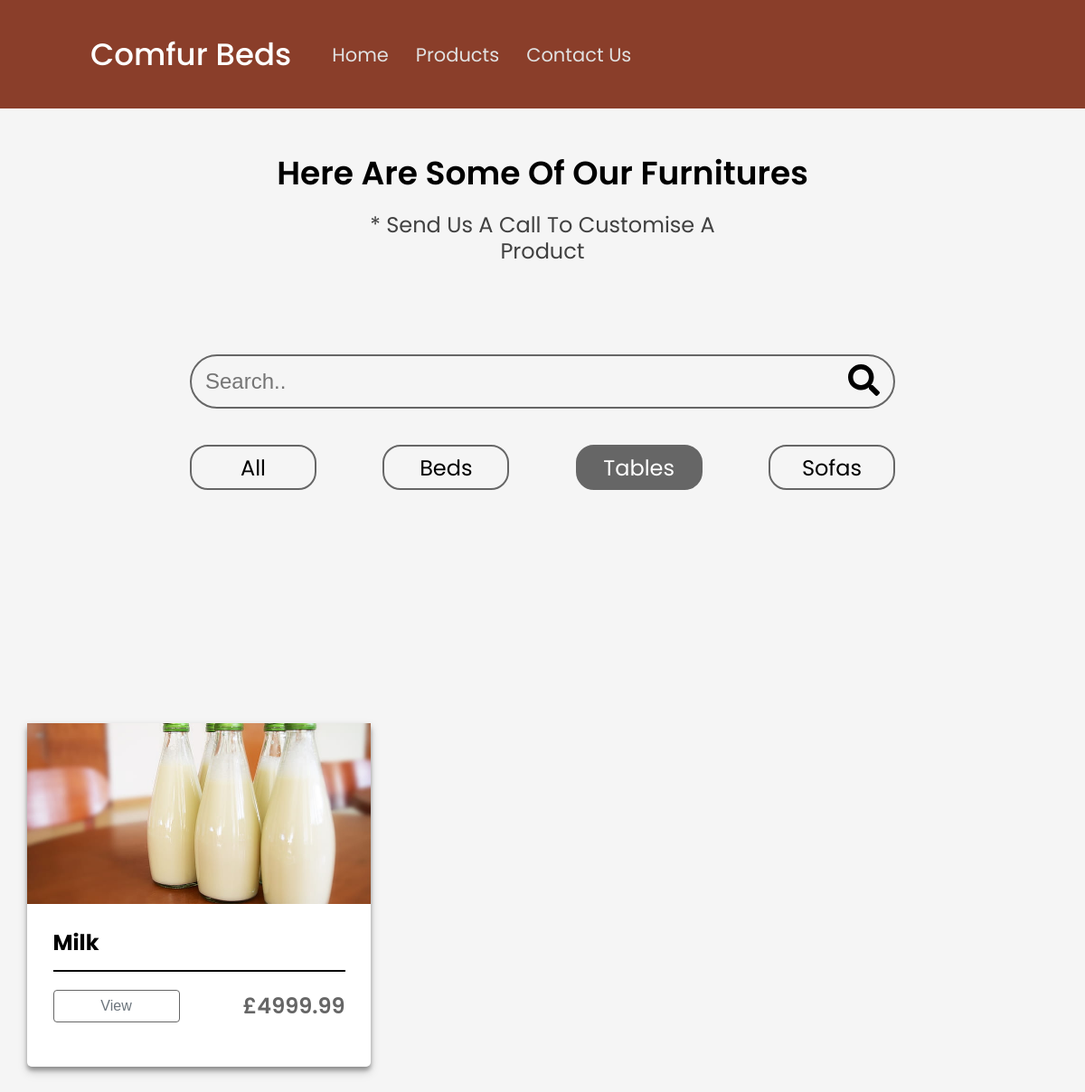
The page /products/table/ on the database its author committed.
### product/models.py (models this page shows, shortened)
class Product(models.Model):
    thumbnail = models.ImageField(upload_to="product_thumbnails")
    cover = models.ImageField(upload_to="product_covers")
    sub_cover1 = models.ImageField(
        upload_to="cub_covers", blank=True, null=True)
    sub_cover2 = models.ImageField(
        upload_to="cub_covers", blank=True, null=True)
    sub_cover3 = models.ImageField(
        upload_to="cub_covers", blank=True, null=True)
    sub_cover4 = models.ImageField(
        upload_to="cub_covers", blank=True, null=True)
    name = models.CharField(max_length=40)
    category = models.CharField(max_length=40, choices=CATEGORY_CHOICES)
    quality_one = models.CharField(
        max_length=100, default="", blank=True)
    quality_two = models.CharField(
        max_length=100, default="", blank=True)
    decription = models.TextField()
    price = models.DecimalField(decimal_places=2, max_digits=10000)
    width = models.IntegerField()
    height = models.IntegerField()
    length = models.IntegerField(blank=True, null=True)
    slug = models.SlugField(
        default="please-input-in-this-format", max_length=100)

### product/views.py (the view)
# urls.py: path("table/", views.ProductTableListView.as_view(), name="table"),
class ProductTableListView(ListView):
    template_name = "product/product_table.html"
    queryset = Product.objects.filter(category="Tables")
    def get_context_data(self, **kwargs):
        context = super().get_context_data(**kwargs)
        context['filter'] = ProductFilter(
            self.request.GET, queryset=self.get_queryset())
        return context

### templates/product/product_table.html (shortened to what this page needs)
{% extends 'base.html' %}
{% load static %}
  {% block head %}
  <link rel="stylesheet" href="{% static 'product/product.css' %}">
  {% endblock %}
  {% block content %}
  <div class="container">
    <div class="s1">
      <h2 class="s1-title">Here Are Some Of Our Furnitures</h2>
      <p class="s1-sub-title">* Send Us A Call To Customise A Product</p>
      <form method="GET"> {% csrf_token %}
        <div class="search-bar">
          {{ filter.form }}
          <button type="submit" class="search-btn"><img src="{% static 'product/imgs/search.svg' %}" alt="Mag" class="mag"></button>
        </div>
      </form>
      <div class="categories">
        <a href="{% url 'product' %}"><div class="all category-btn"><p class="category-test">All</p></div></a>
        <a href="{% url 'bed' %}"><div class="first_class category-btn"><p class="category-test">Beds</p></div></a>
        <a href="{% url 'table' %}"><div class="executive active-btn category-btn"><p class="category-test">Tables</p></div></a>
        <a href="{% url 'sofa' %}"><div class="business category-btn"><p class="category-test">Sofas</p></div></a>
      </div>
    </div>
    <div class="s2">
      <div class="card-group">
        {% for product in filter.qs %}
        <div class="card">
          <img src="{{ product.thumbnail.url }}" alt="Product" class="c-img">
          <h4 class="c-name">{{ product.name }}</h4>
          <hr class="c-line">
          <div class="bottom-card">
            <div class="btn-group">
              <a href="{% url 'product-detail' product.slug %}"><button class="c-btn c-left-btn btn">View</button></a>
            </div>
            <h3 class="c-price">£{{ product.price }}</h3>
          </div>
        </div>
        {% endfor %}
      </div>
    </div>
  </div>
  {% endblock %}

### home/static/base.css (style rules this page uses)
* { margin: 0; padding: 0; box-sizing: border-box; }
body { width: 100%; font-family: "Poppins", sans-serif; overflow-x: hidden; background: #f5f5f5; }
a { text-decoration: none; color: black; }

### home/static/home/style.css (style rules this page uses)
.s1-title { width: 934px; font-weight: 500; font-size: 60px; line-height: 80px; color: #ffffff; padding-top: 60px; }
.s1 { height: 100vh; }
.s2 { height: 50vh; }
.card { position: relative; width: 380px; height: 380px; filter: drop-shadow(0px 4px 4px rgba(0, 0, 0, 0.25)); background: #ffffff; border-radius: 4px; }
.c-img { width: 100%; height: 200px; object-fit: cover; }
.c-name { margin-top: 25px; font-size: 24px; line-height: 36px; color: #000000; margin-left: 7.5%; }
.c-line { border: 1px solid #000000; background-color: #000000; width: 85%; margin: 0 auto; margin-top: 12px; }
.c-left-btn { font-weight: 300; font-size: 16px; width: 140px; height: 36px; color: #6c757d; background: none; border: 1.5px solid #666666; border-radius: 4px; }
.c-price { font-weight: 600; font-size: 24px; color: #666666; }
.btn { cursor: pointer; }
.bottom-card { width: 85%; margin: 0 auto; margin-top: 20px; display: flex; justify-content: space-between; }

### product/static/product/product.css (style rules this page uses)
.s1 { margin-top: 50px; height: 70vh; }
.s1-title { width: 100%; text-align: center; margin: 0 auto; padding-top: 0px; font-weight: 600; font-size: 36px; line-height: 44px; text-align: center; color: #000000; }
.s1-sub-title { width: 400px; margin: 0 auto; margin-top: 20px; font-size: 24px; line-height: 29px; text-align: center; color: #414141; }
.search-bar { width: 65%; height: 60px; margin: 0 auto; margin-top: 100px; background: none; border: 2px solid #666666; box-sizing: border-box; border-radius: 50px; display: flex; justify-content: space-between; align-items: center; }
#id_name__icontains { width: 65%; height: 40px; position: relative; left: 15px; background: none; border: none; box-sizing: border-box; border-radius: 50px; font-size: 24px; line-height: 29px; }
form button { background: none; border: none; }
.mag { position: relative; right: 15px; cursor: pointer; }
.category-btn { width: 140px; height: 50px; display: flex; align-items: center; justify-content: center; font-size: 24px; line-height: 29px; border: 2px solid #666666; box-sizing: border-box; border-radius: 20px; }
.active-btn { background: #666666; border-radius: 20px; color: white; }
.categories { width: 65%; margin: 0 auto; display: flex; justify-content: space-between; margin-top: 40px; }
.card-group { width: 95%; margin: 0 auto; margin-top: 70px; display: grid; grid-template-columns: 1fr 1fr 1fr; justify-content: space-between; align-items: center; padding-bottom: 0px; }
.card { width: 380px; height: 380px; background: #ffffff; box-shadow: 0px 4px 4px rgba(0, 0, 0, 0.25); border-radius: 5px; display: flex; flex-direction: column; position: relative; left: 50%; transform: translateX(-50%); margin-bottom: 120px; }

### rows shown on the page
Product: thumbnail (picture), name "Milk", price "4999.99"
